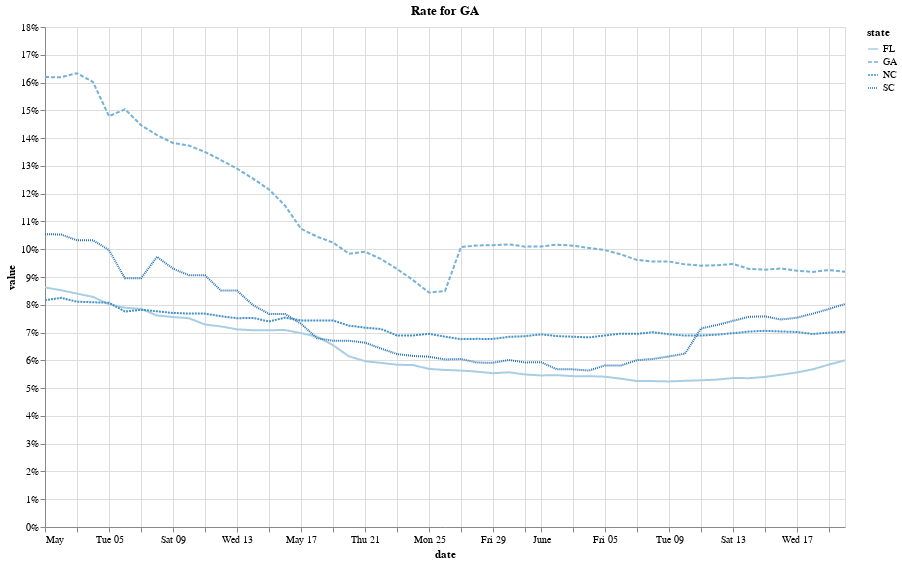

Notebook code cell kept with this figure:
### Code cell
source = df[(df.date >= 20200501) & (df.state.isin(['GA','SC', 'NC','FL']))][['date','state','positiveTotalRate']]
source = pd.melt(source, id_vars=['date','state'], value_vars=['positiveTotalRate'])
# source = pd.melt(source, id_vars=['date'], value_vars=['positiveTotalRate','positiveRate7'])
source['date'] = pd.to_datetime(source['date'], format='%Y%m%d')

alt.Chart(source).mark_line().encode(
    x=alt.X('date:T', title='date'),
    y=alt.Y('value:Q', axis=alt.Axis(format='%')),
    color='state:O',
    strokeDash='state',
    tooltip=['date', 'value', 'state']
).properties(
    width=800, height=500,
    title='Rate for {}'.format('GA'))

### Figure 1 — Vega-Lite specification as saved in the notebook (floating-point values rounded to 4 significant figures; data arrays with more than 128 entries replaced by an {"elided": "..."} marker saying what was removed)
{"config": {"view": {"continuousWidth": 400, "continuousHeight": 300}}, "data": {"name": "data-4e65cd3b2a7a29edf53a1a93feb2e7bf"}, "mark": "line", "encoding": {"color": {"type": "ordinal", "field": "state"}, "strokeDash": {"type": "nominal", "field": "state"}, "tooltip": [{"type": "temporal", "field": "date"}, {"type": "quantitative", "field": "value"}, {"type": "nominal", "field": "state"}], "x": {"type": "temporal", "field": "date", "title": "date"}, "y": {"type": "quantitative", "axis": {"format": "%"}, "field": "value"}}, "height": 500, "title": "Rate for GA", "width": 800, "$schema": "https://vega.github.io/schema/vega-lite/v4.8.1.json", "datasets": {"data-4e65cd3b2a7a29edf53a1a93feb2e7bf": {"elided": "204 records"}}}
